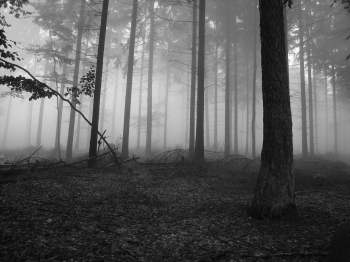
#> input picture gray_mist_7711.jpg, 350 x 262 px
$ jupyter execute --allow-errors Ch03.ipynb   (shell and % lines are left out)
#> lines starting #> are read from the running program, lines starting #| are printed output that depends on the picture; after the words box and inside, x2 and y2 are one past the last pixel; in counts of white or black regions, pixels touching at a corner belong together
### utils.py

import numpy as np

def make_histogram(img):
    L = img.max() + 1
    M = img.shape[0]
    N = img.shape[1]
    hist = []
    hist_hat = []
    for ldx in range(L):
        hist.append((img==ldx).sum())
        hist_hat.append((img==ldx).sum()/(M*N))

    return hist, hist_hat

# [14 lines left out: function make_histogram_eq, not called in this run]

def w0_t(hist_hat, t):
    return sum(hist_hat[:t+1]) + 1e-7

def w1_t(hist_hat, t):
    return sum(hist_hat[t+1:]) + 1e-7

def m0_t(hist_hat, t):
    w0 = w0_t(hist_hat, t)
    _sum = []
    for i in range(len(hist_hat[:t+1])):
        _sum.append(i*hist_hat[i])
    _sum = sum(_sum)
    return _sum/w0

# [29 lines left out: functions m1_t, v0_t, v1_t, not called in this run]

def ostu(img):
    tmp_img = img.copy()
    L = img.max() + 1
    _, hist_hat = make_histogram(img)

    m = []
    _sum=[]
    for i in range(len(hist_hat)):
        _sum.append(i*hist_hat[i])
    m = sum(_sum)

    w0 = w0_t(hist_hat, 0)
    m0 = m0_t(hist_hat, 0)
    m1t = 0
    v_b = []
    for i in range(1, L):
        w0t = w0 + hist_hat[i]
        m0t = (w0*m0 + i*hist_hat[i])/w0t
        m1t = (m - w0t*m0t)/(1-w0t)
        v = w0t*(1-w0t)*(m0t-m1t)**2
        v_b.append(v)
        w0 = w0t
        m0 = m0t

    th = v_b.index(max(v_b))

    tmp_img[tmp_img<th] = 0
    tmp_img[tmp_img>=th] = 1

    return tmp_img, th

def correlation(img, mask):
    '''
    mask is odd number.
    '''
    h, w = img.shape
    m_h, m_w = mask.shape
    p = int((m_h - 1)/2)
    tmp_img = np.zeros([h+2*p, w+2*p])
    out = np.zeros_like(img)
    tmp_img[p:-p, p:-p] = img
    tmp_h, tmp_w = tmp_img.shape
    for i in range(tmp_w-m_w+1):
        for j in range(tmp_h-m_h+1):
            out[j,i]=(tmp_img[j:j+m_h,i:i+m_w] * mask).sum()

    return out

def convolution(img, mask):
    '''
    mask is odd number.
    '''
    h, w = img.shape
    m_h, m_w = mask.shape
    p = int((m_h - 1)/2)
    tmp_img = np.zeros([h+2*p, w+2*p])
    mask = np.rot90(mask, 2)
    out = np.zeros_like(img)
    tmp_img[p:-p, p:-p] = img
    tmp_h, tmp_w = tmp_img.shape
    for i in range(tmp_w-m_w+1):
        for j in range(tmp_h-m_h+1):
            out[j,i]=(tmp_img[j:j+m_h,i:i+m_w] * mask).sum()

    return out


def median(img, mask_size):
    '''
    mask_size is odd.
    '''
    h, w = img.shape
    m_h, m_w = mask_size
    p_h = int((m_h - 1)/2)
    p_w = int((m_w - 1)/2)
    tmp_img = np.zeros([h+2*p_h, w+2*p_w])
    out = np.zeros_like(img)
    tmp_img[p_h:-p_h, p_w:-p_w] = img
    tmp_h, tmp_w = tmp_img.shape

    for i in range(tmp_w-m_w+1):
        for j in range(tmp_h-m_h+1):
            fil = tmp_img[j:j+m_h,i:i+m_w].flatten()
            fil.sort()
            mid = fil[int(len(fil)/2)+1]
            out[j, i] = mid

    return out

def bright(img, a):
    _max = img.max()

    img_out = np.uint16(img) + a

    img_out[img_out>=_max] = _max

    img_out[img_out<=0] = 0

    return np.uint8(img_out)

def color_rev(img):
    return img.max()-img

def gamma_corr(img, gamma):
    return img.max() * (img/img.max())**gamma

# [18 lines left out: functions gaussian_function, gaussian_filter, not called in this run]


### Ch03.ipynb
# Binary Image

## Binary & Otsu algorithm

[cell 1]
from utils import *
import cv2
import numpy as np
from matplotlib import pyplot as plt

#> (a cell that did not finish here is left out)

[cell 3]
img = cv2.imread('./gray_mist_7711.jpg')
#> img is the input picture: shape (262, 350, 3); min 4, max 254, mean 94.1
img = cv2.cvtColor(img, cv2.COLOR_BGR2GRAY)
#> img: shape (262, 350)
#img = cv2.resize(img, (30, 30))

[cell 4]
hist, hist_hat = make_histogram(img)
#> in make_histogram, `L = img.max() + 1`: L = 255
#> after the loop in make_histogram, `for ldx in range(L):`: hist = 255 values, max 1349 at index 30, min 0 at index 0, mean 359.6; hist_hat = 255 values, max 0.0147 at index 30, min 0 at index 0, mean 0.00392

\begin{align}
\upsilon_b(t) = \omega_0(t)(1-\omega_0(t))(\mu_0(t) - \mu_1(t))^2
\end{align}

\begin{align}
\mu = \Sigma^{L-1}_{i=0}i\hat{h}(i)
\end{align}

[cell 5]
test, th = ostu(img)
#> in ostu, `L = img.max() + 1`: L = 255
#> in ostu, `m = sum(_sum)`: m = 94.07
#> in ostu, `w0 = w0_t(hist_hat, 0)`: w0 = 1e-07
#> the loop in m0_t, `for i in range(len(hist_hat[:t+1])):` made 1 pass
#> in ostu, `m0 = m0_t(hist_hat, 0)`: m0 = 0
#> the loop in ostu, `for i in range(1, L):` made 254 passes
#> (w0t, m0t, m1t, v, w0, m0) on passes 6 to 8: (0.00012, 5.45, 94.08, 0.943, 0.00012, 5.45), (0.000295, 6.37, 94.09, 2.27, 0.000295, 6.37), (0.000676, 7.29, 94.13, 5.1, 0.000676, 7.29)
#> after the loop in ostu, `for i in range(1, L):`: v_b = 254 values, max 3038.9 at index 94, min -0.000885 at index 253, mean 1600.1
#> in ostu, `th = v_b.index(max(v_b))`: th = 94
#> in ostu, `tmp_img[tmp_img<th] = 0`:
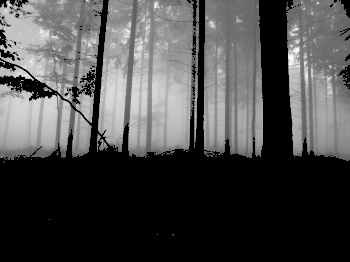
#> tmp_img: shape (262, 350); min 0, max 254, mean 74
#> in ostu, `tmp_img[tmp_img>=th] = 1`:
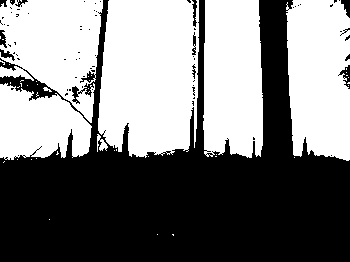
#> tmp_img: shape (262, 350); values 0 (black) and 1 (white), 49.4% white; 47 white regions (40 under 20 px), largest, box (x1, y1, x2, y2) and area: (98, 0, 199, 158) 13894, (286, 0, 350, 161) 9104, (203, 0, 263, 158) 8755
#> th = 94

[cell 6]
plt.subplot(121)
plt.imshow(img, cmap='gray')
plt.subplot(122)
plt.imshow(test, cmap='gray')
plt.show()
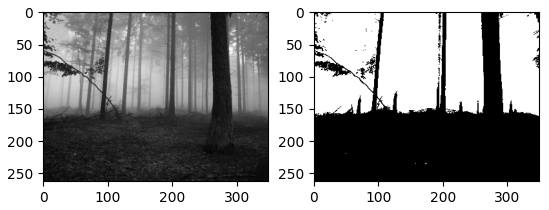
#> figure drawn by matplotlib, 2 panels

## Connecting element

[cell 7]
plt.subplot(121)
plt.imshow(img, cmap='gray')
plt.subplot(122)
plt.imshow(bright(img, 200), cmap='gray')
#> in bright, `img_out[img_out>=_max] = _max`:
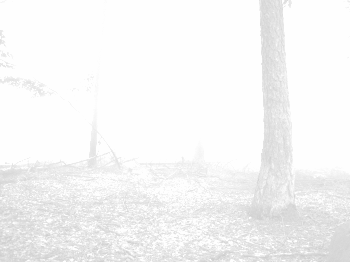
#> img_out: shape (262, 350) uint16; min 204, max 254, mean 245.3
plt.show()

[cell 8]
plt.subplot(121)
plt.imshow(img, cmap='gray')
plt.subplot(122)
plt.imshow(bright(img, -200), cmap='gray')
#> call 2 of bright, with a = -200
#> in bright (call 2), `img_out[img_out<=0] = 0`:
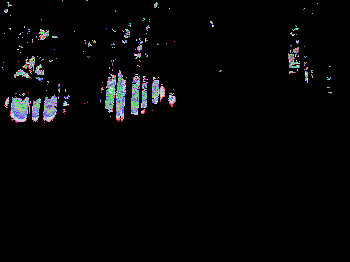
#> img_out: shape (262, 350) int32; 54 distinct labels, from 0 to 54; one colour per label, 0 black
plt.show()

[cell 9]
plt.subplot(121)
plt.imshow(img, cmap='gray')
plt.subplot(122)
plt.imshow(color_rev(img), cmap='gray')
#> in color_rev, `return img.max()-img`:
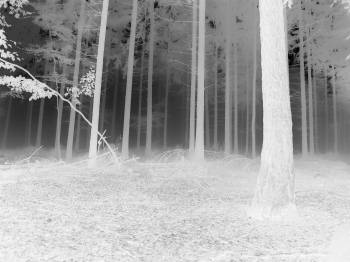
#> returned value: shape (262, 350); min 0, max 250, mean 159.9
plt.show()

[cell 10]
plt.subplot(121)
plt.imshow(img, cmap='gray')
plt.subplot(122)
plt.imshow(gamma_corr(img, 0.1), cmap='gray')
#> in gamma_corr, `return img.max() * (img/img.max())**gamma`:
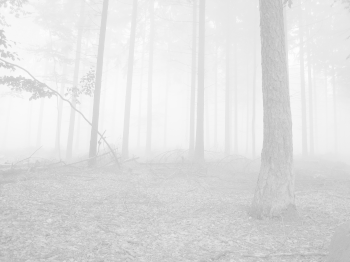
#> returned value: shape (262, 350) float64; min 167.7, max 254, mean 224.6
plt.show()

## Spatial operation

- Mask(Window)를 만들어 수행.
- Correlation : Mask 와 영상이 얼마나 비슷한지 측정.
- Convolution : Correlation 과 비슷하나 Mask 을 원점 대칭으로 뒤집어서 수행.

[cell 11]
fil = np.ones([5,5])/25
plt.subplot(121)
plt.imshow(img, cmap='gray')
plt.subplot(122)
plt.imshow(convolution(img, fil), cmap='gray')
#> in convolution, `tmp_img[p:-p, p:-p] = img`:
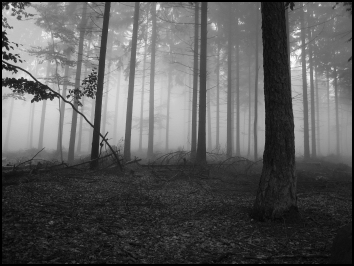
#> tmp_img: shape (266, 354) float64; min 0, max 254, mean 91.6
#> after the loop in convolution, `for i in range(tmp_w-m_w+1):`:
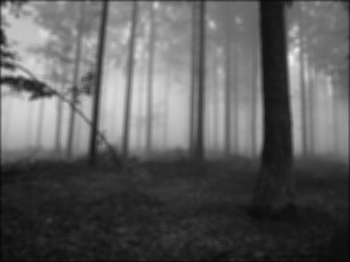
#> out: shape (262, 350); min 5, max 240, mean 93
plt.show()

[cell 12]
fil = np.ones([5,5])/25
plt.subplot(121)
plt.imshow(img, cmap='gray')
plt.subplot(122)
plt.imshow(correlation(img, fil), cmap='gray')
plt.show()

[cell 13]
plt.subplot(121)
plt.imshow(img, cmap='gray')
plt.subplot(122)
plt.imshow(median(img, [5,5]), cmap='gray')
#> after the loop in median, `for i in range(tmp_w-m_w+1):`:
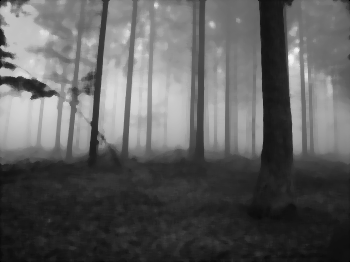
#> out: shape (262, 350); min 0, max 245, mean 94.4
plt.show()

## Geometry operation

- 이동
- 회전
- 크기
- 기울임
